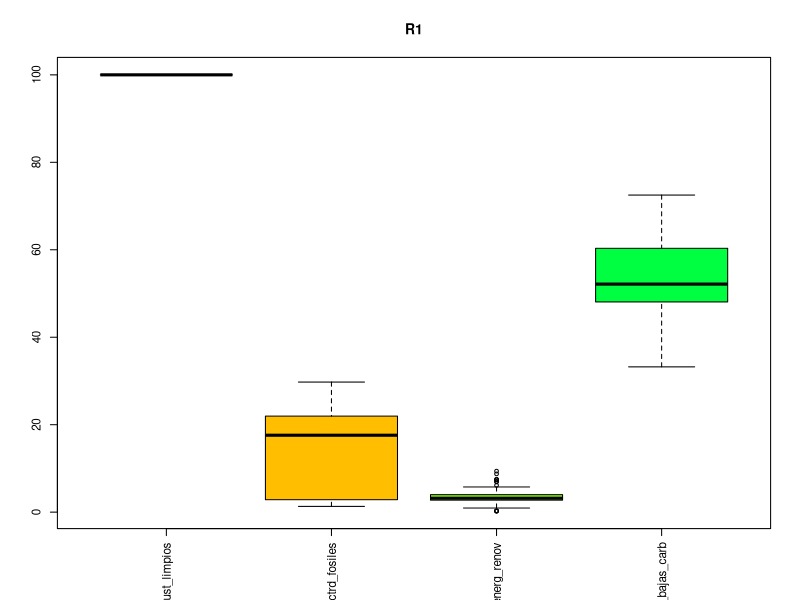
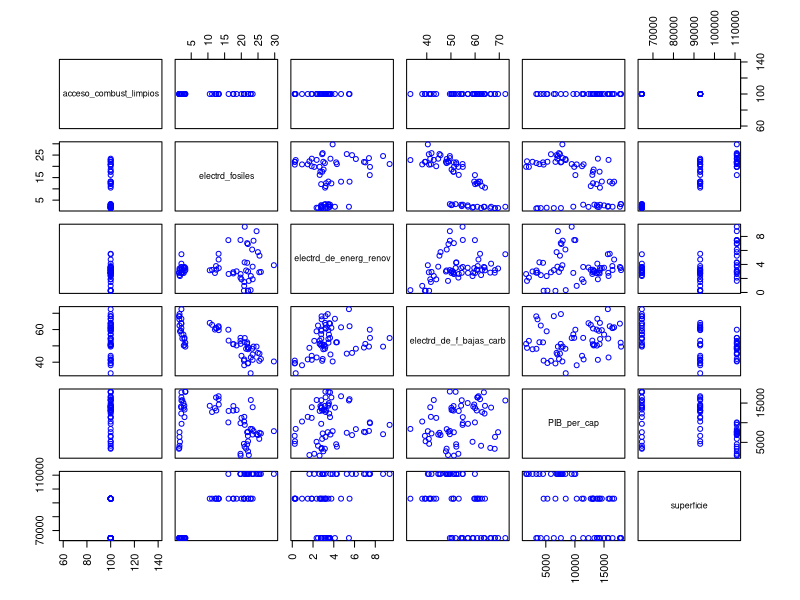
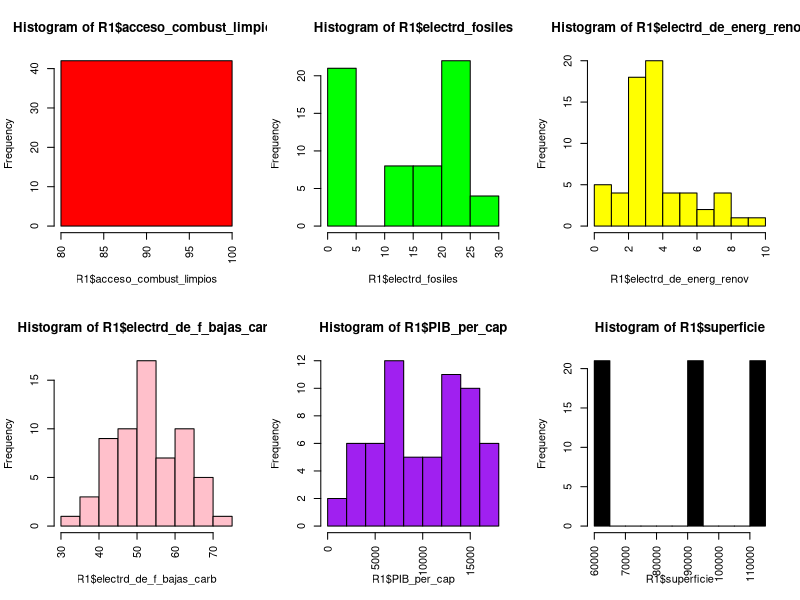

Here is the R script that generated these plots, in order:
## ---- chunk 1
knitr::opts_chunk$set(echo = FALSE)
## ---- chunk 2
M = read.csv("./datosG10Eq04.csv")
## ---- chunk 3
str(M)
## ---- chunk 4
names(M)
M2 = M[ , c(2, 5, 9, 11, 12, 18, 20)] # COndición filas, condición columnas (si con ,)
## ---- chunk 5
#table(M2$entidad)
R1 = c("Bulgaria", "Hungary", "Latvia")
region = ifelse(M2$entidad %in% R1, "R1", "R2")
M2 = cbind(region, M2)
#names(M2)
M3 = M2[-2] # Quita la columna 2
names(M3)
## ---- chunk 6
R1 = M3[M3$region == "R1", ][-1]
R2 = M3[M3$region == "R2", ][-1]
## ---- chunk 7
summary(R1)
## ---- chunk 8
par(cex = 0.7) # disminuye la letra de las etiquetas
par(las = 3) # voltear las etiquetas
boxplot(R1[1:4], main = "R1", col = rainbow(8))
plot(R1, col = "blue")
par(mfrow = c(2, 3)) # matriz graficos 3 filas, 2 columnas
hist(R1$acceso_combust_limpios, col = "red")
hist(R1$electrd_fosiles, col = "green")
hist(R1$electrd_de_energ_renov, col = "yellow")
hist(R1$electrd_de_f_bajas_carb, col = "pink")
hist(R1$PIB_per_cap, col = "purple")
hist(R1$superficie, col = "black")
## ---- chunk 9
round(cor(R1), 2)
